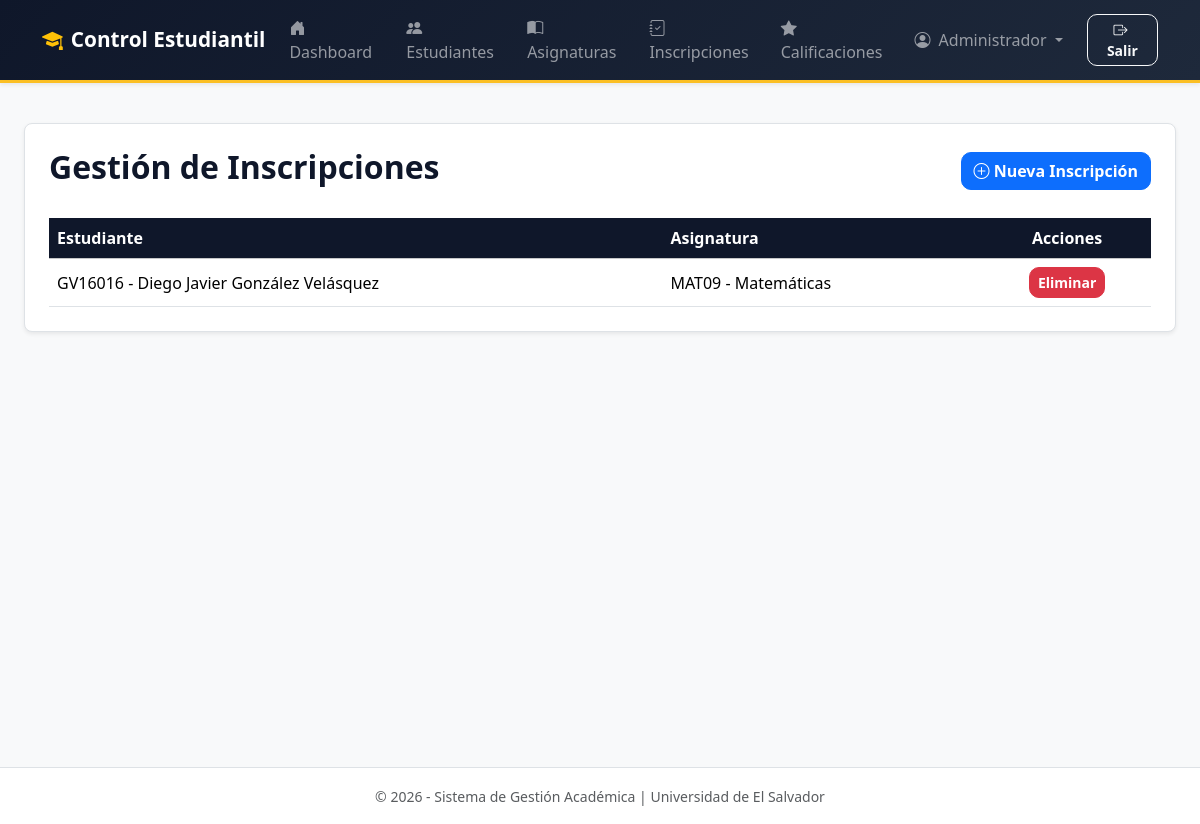
/inscripciones/ (signed in), run on an earlier commit of the app's database.
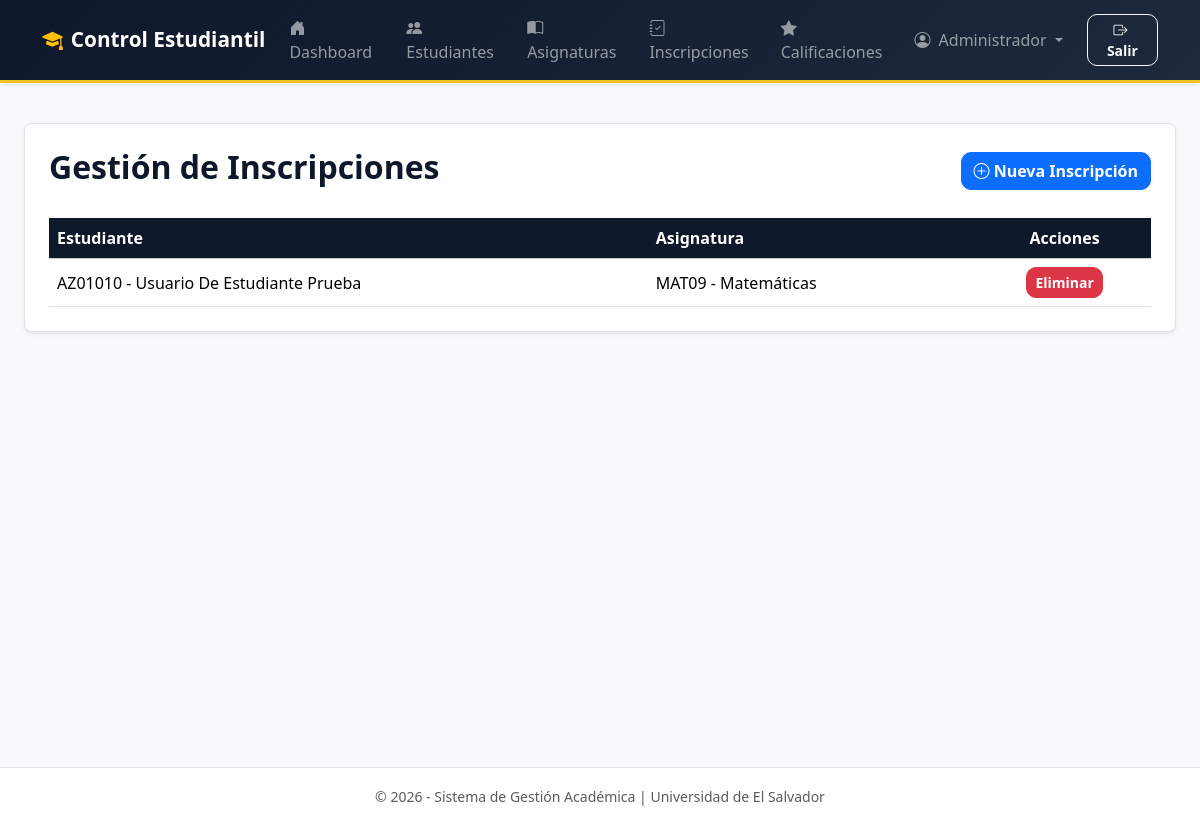
And on a later commit of the database.
### app/models/inscripcion.py (models this page shows)
class Inscripcion(db.Model):
    __tablename__ = 'inscripciones'
    id = db.Column(db.Integer, primary_key=True)
    estudiante_id = db.Column(db.Integer, db.ForeignKey('estudiantes.id'), nullable=False)
    asignatura_id = db.Column(db.Integer, db.ForeignKey('asignaturas.id'), nullable=False)
    estudiante = db.relationship('Estudiante', backref='inscripciones')
    asignatura = db.relationship('Asignatura', backref='inscripciones')

### app/models/estudiante.py (models this page shows, shortened)
class Estudiante(db.Model):
    __tablename__ = 'estudiantes'
    id = db.Column(
        db.Integer,
        primary_key=True
    )
    carnet = db.Column(
        db.String(20),
        nullable=False,
        unique=True
    )
    nombres = db.Column(
        db.String(100),
        nullable=False
    )
    apellidos = db.Column(
        db.String(100),
        nullable=False
    )
    correo = db.Column(
        db.String(120),
        nullable=False,
        unique=True
    )
    usuario_id = db.Column(
        db.Integer,
        db.ForeignKey('usuarios.id'),
        nullable=True,
        unique=True
    )

### app/models/asignatura.py (models this page shows)
class Asignatura(db.Model):
    __tablename__ = 'asignaturas'
    id = db.Column(db.Integer, primary_key=True)
    codigo = db.Column(db.String(20), nullable=False, unique=True)
    nombre = db.Column(db.String(100), nullable=False)
    descripcion = db.Column(db.String(255), nullable=True)

### app/controllers/inscripcion_controller.py (the view)
@inscripciones_bp.route('/')
@login_required
@rol_requerido(
    "Administrador",
    "Docente"
)
def lista():
    inscripciones = (
        Inscripcion.query
        .join(Estudiante)
        .join(Asignatura)
        .order_by(
            Estudiante.apellidos
        )
        .all()
    )
    form = InscripcionForm()
    form.estudiante_id.choices = [
        (
            estudiante.id,
            f"{estudiante.carnet} - "
            f"{estudiante.nombres} "
            f"{estudiante.apellidos}"
        )
        for estudiante in
        Estudiante.query.order_by(
            Estudiante.apellidos
        ).all()
    ]
    form.asignatura_id.choices = [
        (
            asignatura.id,
            f"{asignatura.codigo} - "
            f"{asignatura.nombre}"
        )
        for asignatura in
        Asignatura.query.order_by(
            Asignatura.nombre
        ).all()
    ]
    return render_template(
        'inscripciones/lista.html',
        inscripciones=inscripciones,
        form=form
    )

### app/controllers/permisos.py (called while the page is built, shortened)
def rol_requerido(*roles_permitidos):
    def decorador(func):
        @wraps(func)
        def envoltura(*args, **kwargs):
            return func(*args, **kwargs)
        return envoltura
    return decorador

### app/templates/inscripciones/lista.html (shortened to what this page needs)
{% extends "base.html" %}
{% block content %}
<div class="bg-white p-4 rounded-3 shadow-sm border">
    <div class="d-flex justify-content-between align-items-center mb-4">
        <h2 class="fw-bold">
            Gestión de Inscripciones
        </h2>
        <button
            class="btn btn-primary"
            data-bs-toggle="modal"
            data-bs-target="#modalInscripcion">
            <i class="bi bi-plus-circle"></i>
            Nueva Inscripción
        </button>
    </div>
    <table class="table table-hover align-middle">
        <thead class="table-light">
            <tr>
                <th>Estudiante</th>
                <th>Asignatura</th>
                <th class="text-center">
                    Acciones
                </th>
            </tr>
        </thead>
        <tbody>
            {% for inscripcion in inscripciones %}
                <tr>
                    <td>
                        {{ inscripcion.estudiante.carnet }}
                        -
                        {{ inscripcion.estudiante.nombres }}
                        {{ inscripcion.estudiante.apellidos }}
                    </td>
                    <td>
                        {{ inscripcion.asignatura.codigo }}
                        -
                        {{ inscripcion.asignatura.nombre }}
                    </td>
                    <td class="text-center">
                        <form method="POST"
                              action="{{ url_for('inscripciones.eliminar', id=inscripcion.id) }}"
                              style="display:inline;">
                            <button class="btn btn-sm btn-danger"
                                    onclick="return confirm('¿Eliminar inscripción?')">
                                Eliminar
                            </button>
                        </form>
                    </td>
                </tr>
            {% endfor %}
        </tbody>
    </table>
</div>
{% endblock %}

What changed in the data, as far as the page shows it:
changed through a linked row, Inscripcion "MAT09": estudiante.carnet "GV16016" → "AZ01010"; estudiante.nombres "Diego Javier" → "Usuario De"; estudiante.apellidos "González Velásquez" → "Estudiante Prueba"
